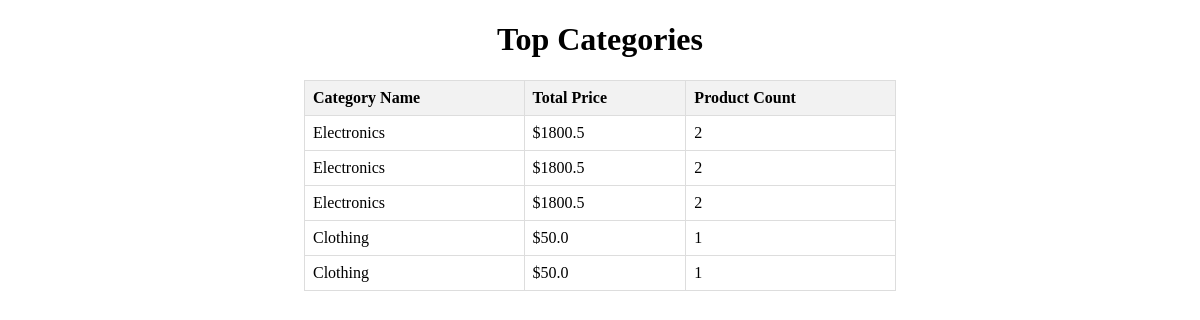
The app's page /myapp/top-categories/ with its own data.
### myapp/models.py (models this page shows)
class Category(models.Model):
    name = models.CharField(max_length=100)

### myapp/views.py (the view)
# urls.py: path('top-categories/', views.top_categories_view, name='top_categories'),
def top_categories_view(request):
    categories = (Category.objects
                  .annotate(total_price=Sum('product__price'),
                            product_count=Count('product'))
                  .filter(total_price__isnull=False)  # Exclude categories without products
                  .order_by('-total_price')[:5])  # Get top 5 categories by total price
    context = {
        "categories": [
            {
                "category_name": category.name,
                "total_price": float(category.total_price),
                "product_count": category.product_count
            }
            for category in categories
        ]
    }
    return render(request, 'myapp/top_categories.html', context)

### myapp/templates/myapp/top_categories.html (shortened to what this page needs)
<!DOCTYPE html>
<html>
<head>
</head>
<body>
    <h1 style="text-align: center;">Top Categories</h1>
    <table>
        <thead>
            <tr>
                <th>Category Name</th>
                <th>Total Price</th>
                <th>Product Count</th>
            </tr>
        </thead>
        <tbody>
            {% for category in categories %}
            <tr>
                <td>{{ category.category_name }}</td>
                <td>${{ category.total_price }}</td>
                <td>{{ category.product_count }}</td>
            </tr>
            {% endfor %}
        </tbody>
    </table>
</body>
</html>

### myapp/templates/myapp/top_categories.html (style rules this page uses)
table { width: 50%; border-collapse: collapse; margin: 20px auto; }
th, td { border: 1px solid #ddd; padding: 8px; text-align: left; }
th { background-color: #f2f2f2; }

### records on screen
Category: category_name "Electronics"
Category: category_name "Electronics"
Category: category_name "Electronics"
Category: category_name "Clothing"
Category: category_name "Clothing"

### other values on screen
{{ category.total_price }} "1800.5" "1800.5" "1800.5" "50.0" "50.0"
{{ category.product_count }} "2" "2" "2" "1" "1"
